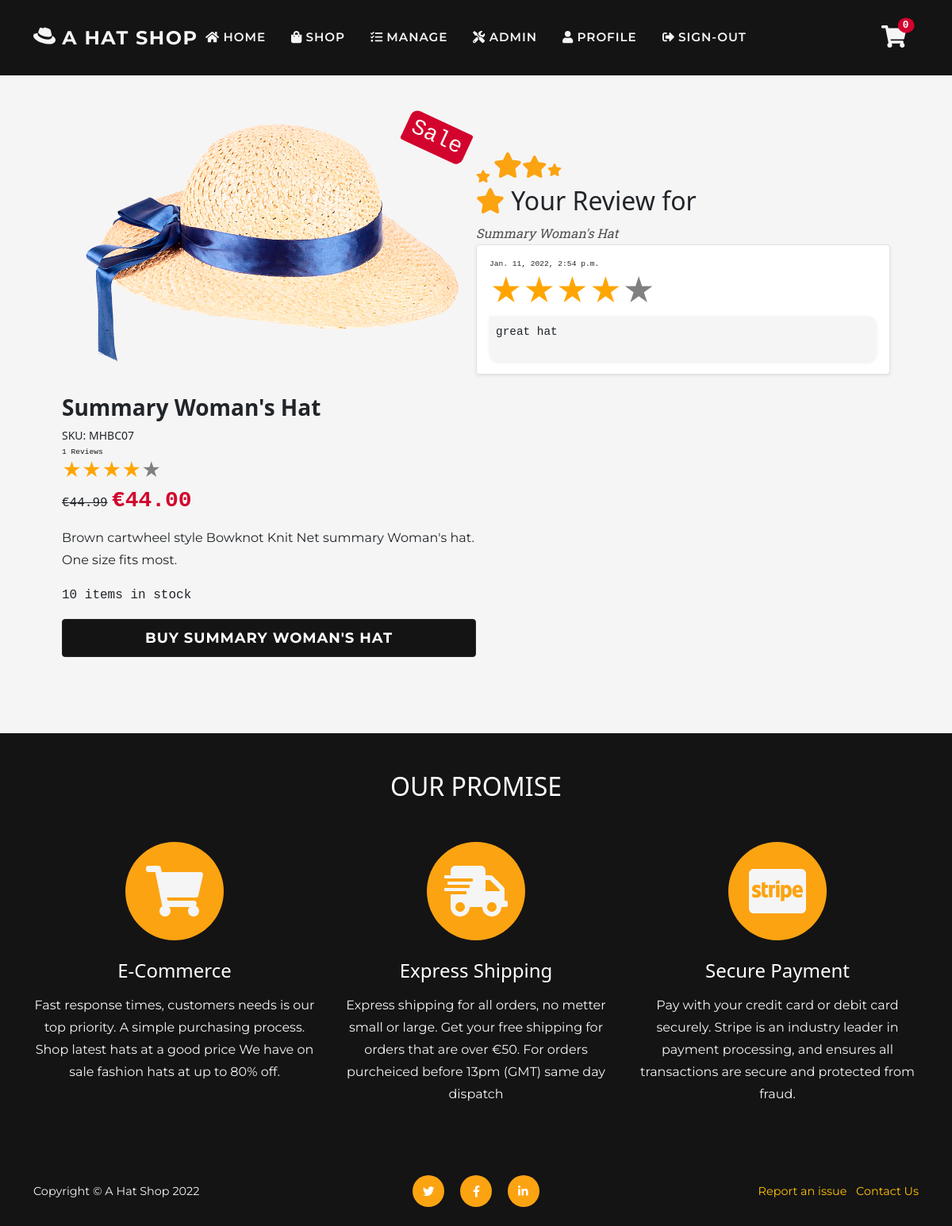
/review/2/?order_id=0E023E633B5E4FCC8E5B8CA8E9D73435 (signed in), run on the app's committed database.
### shop/models.py (models this page shows, shortened)
class Product(models.Model):
    sku = models.CharField(max_length=60)
    category = models.ForeignKey(
        'Category', null=True, blank=True,
        on_delete=models.SET_NULL)
    style = models.CharField(max_length=60)
    color = models.CharField(max_length=60)
    name = models.CharField(max_length=60)
    description = models.TextField(max_length=250)
    price = models.DecimalField(
        max_digits=6, decimal_places=2)
    image = models.ImageField(null=True, blank=True)
    sale = models.BooleanField(default=False)
    sale_price = models.DecimalField(
        max_digits=6, decimal_places=2,
        null=True, blank=True)
    item_count = models.IntegerField(
        blank=False, null=False, default=0)
    rating = models.DecimalField(
        max_digits=6, decimal_places=2,
        null=True, blank=True)
    rating_counter = models.PositiveSmallIntegerField(default=0)

### reviews/models.py (models this page shows, shortened)
class ProductReview(models.Model):
    CHOICES = [(i, i) for i in range(6)]
    user_profile = models.ForeignKey(
        User, on_delete=models.CASCADE,
        related_name='user_review')
    product = models.ForeignKey(
        Product, on_delete=models.CASCADE,
        related_name='product_review')
    rating = models.PositiveSmallIntegerField(
        default=5, choices=CHOICES)
    review = models.TextField(max_length=500)
    order = models.ForeignKey(
        Order, on_delete=models.CASCADE,
        related_name='order_review', null=True)
    date = models.DateTimeField(auto_now_add=True)

### reviews/views.py (the view, shortened to what this page needs)
# urls.py: path('<int:item_id>/', views.review_view, name='review_view'),
@login_required
def review_view(request, item_id):
    item = get_object_or_404(Product, pk=item_id)
    profile = request.user
    try:
        order_id = request.GET['order_id']
        order = profile.orders.get(order_number=order_id)
    except Order.DoesNotExist:
        return redirect(reverse('order_history', args=[order_id]))
    if not str(item.id) in order.items:
        messages.error(request, 'Wrong order number')
        return redirect(reverse('order_history', args=[order_id]))
    if not order.user_profile == profile:
        messages.error(request, 'Order number did not match')
        return redirect(reverse('home'))
    order_reviews = profile.user_review.filter(order__order_number=order_id)
    feedback_left = False
    rating = 0
    review = ''
    date = ''
    for i_review in order_reviews:
        if item.id == i_review.product.id:
            rating = i_review.rating
            review = i_review.review
            date = i_review.date
            feedback_left = True
    form = ReviewForm()
    context = {
        'feedback_left': feedback_left,
        'order_id': request.GET['order_id'],
        'rating': rating,
        'review': review,
        'form': form,
        'item': item,
        'date': date,
    }
    return render(request, 'review/leave-review.html', context)

### cart/contexts.py (called while the page is built, shortened)
def cart_contents(request):
    cart_items = []
    total = 0
    before = 0
    item_count = 0
    availability = 0
    cart = request.session.get('cart', {})
    if total < 50:
        delivery = total * Decimal(10 / 100)
        free_deivery = 50 * total
    else:
        delivery = 0
        free_deivery = 0
    delivery = round(delivery, 2)
    grand_total = delivery + total
    grand_total = round(grand_total, 2)
    context = {
        'cart_items': cart_items,
        'total': total,
        'before': before,
        'item_count': item_count,
        'delivery': delivery,
        'free_deivery': free_deivery,
        'deivery_treshold': 10,
        'grand_total': grand_total,
    }
    return context

### reviews/contexts.py (called while the page is built)
def review_context(request):
    review_items = ProductReview.objects.all()
    context = {
        'review_items': review_items,
    }
    return context

### support/contexts.py (called while the page is built, shortened)
def message_context(request):
    unread_messages_count = 0
    user_messages = None
    all_messages = Message.objects.all()
    if request.user.is_authenticated:
        profile = request.user
        user_messages = []
        if not request.user.is_superuser:
            if all_messages:
                issues = profile.user_support.all().exclude(status='Resolved')
        else:
            issues = CustomerSuport.objects.all()
        filtered_mesages = all_messages.exclude(
            user=profile).exclude(unread=False)
    context = {
        'unread_messages_count': unread_messages_count,
        'user_messages': user_messages,
    }
    return context

### reviews/templates/review/leave-review.html (shortened to what this page needs)
{% extends 'base.html' %}
{% load static %}
{% block page_header %}
<header class="py-5">
</header>
{% endblock %}
{% block content %}
<section class="page-section">
    <div class="container pb-5 px-lg-5">
        <div class="item d-md-flex">
            {% include 'includes/review-product.html' %}
            <div class="col-md-6 mt-5">
                {% if feedback_left %}
                <div class="star-fearure">
                    <span class="text-warning"><i class="fas fa-star"></i></span><span class="text-warning">
                        <i class="fas h2 fa-star"></i></span><span class="text-warning"><i
                            class="fas h3 fa-star"></i></span><span class="text-warning"><i
                            class="fas h6 fa-star"></i></span>
                </div>
                <h2><span class="text-warning"><i class="fas fa-star"></i></span> Your Review for</h2>
                <p class="m-0 text-muted text-italic text-capitalize">{{ item.name }}</p>
                 <div class="bg-white shadow-sm border rounded p-3">
                    <div>
                        <p class="m-0 time font-monospace">{{ date }}</p>
                        <div class="stars h1"
                            style="background-image: linear-gradient(to right, orange, orange {% widthratio rating 5 100 %}%, gray {% widthratio rating 5 100 %}%, gray 100%)">
                        </div>
                        <div class="text bg-light p-2 shadow-sm">
                            <p class="message font-monospace">{{ review}}</p>
                        </div>
                    </div>
                </div>
                {% endif %}
            </div>
        </div>
    </div>
</section>
{% endblock %}

### reviews/templates/includes/review-product.html (shortened to what this page needs)
{% load thumbnail %}
<div class="col-md-6 mb-4 mb-md-0">
    <div class="position-relative mb-3">
        {% thumbnail item.image "672" format="WEBP" as im %}
        <img class="card-img-top mb-md-0" src="{{ im.url }}"
        width="672" heiht="100%"
            alt="An image for product {{ item.name }} color {{ item.color }}" />
        {% endthumbnail %}
        {% if item.sale %}
        <div class="badge bg-danger text-white position-absolute w-auto" style="top: 0.5rem; right: 0.5rem">
            <h3 class="m-0 font-monospace">Sale</h3>
        </div>
        {% endif %}
    </div>
    <h3 class="fw-bolder text-capitalize">{{ item.name }}</h3>
    <div class="small mb-1">SKU: {{ item.sku }}</div>
    {% include 'includes/item-stars.html' %}
    <div class="fs-5 mb-3">
        {% if item.sale %}
        <span class="text-decoration-line-through h6 font-monospace">€{{ item.price }}</span>
        <span class="text-danger h3 fw-bolder font-monospace">€{{ item.sale_price }} </span>
        {% else %}
        <span class="font-monospace fw-bolder h3">€{{ item.price }} </span>
        {% endif %}
    </div>
    <p class="font-text">{{ item.description }}</p>
    {% if item.item_count == 0 %}
    <p class="text-danger font-monospace">{{ item.item_count }} Out of stock</p>
    {% elif item.item_count < 5 %} <p class="text-danger font-monospace">
        Only {{ item.item_count }} left in stock.
        </p>
        {% else %}
        <p class="font-monospace">{{ item.item_count }} items in stock</p>
        {% endif %}
        <a href="{% url 'shop_item' item.id %}" class="w-100 btn-xl btn text-uppercase btn-dark">Buy {{ item.name }}</a>
</div>

### reviews/templates/includes/item-stars.html (shortened to what this page needs)
<div class="star_container">
    {% if item.rating %}
    <div class="my-auto text-primary time font-monospace p-0 me-2">{{ item.rating_counter }} Reviews</div>
    <a href="{% url 'all_reviews' item.id %}"
    title="Go to {{ item.name }} reviews page"
    aria-label="A link to product {{ item.name }} reviews page">
    <div class="stars h4"
        style="background-image: linear-gradient(to right, orange, orange {% widthratio item.rating 5 100 %}%, gray {% widthratio item.rating 5 100 %}%, gray 100%)">
    </div>
    </a>
    {% else %}
    <div class="my-auto time font-monospace text-primary p-0 me-2">No Reviews yet</div>
    <div class="stars h4">
    </div>
    {% endif %}
</div>

### static/css/base.css (style rules this page uses)
:root { --bs-warning: #fca311; --bs-white: #ffffff; --bs-light: #f5f5f5; --bs-dark: #141414; --bs-danger: #d2042d; --bs-success: #6a994e; --bs-primary: #141414; --bs-secondary: #f5f5f5; --bs-primary-rgb: 20, 20, 20; --bs-secondary-rgb: 245, 245, 245; --bs-warning-rgb: 252, 163, 17; --bs-success-rgb: 106, 153, 78; --bs-danger-rgb: 210, 4, 45; --bs-white-rgb: 255, 255, 255; --bs-light-rgb: 245, 245, 245; --bs-dark-rgb: 20, 20, 20; }
.text-muted { color: #504f4f !important; }
.font-text { font-family: "Montserrat", sans-serif; }
.text-italic { font-weight: 400; font-style: italic; font-family: 'Roboto Slab', serif; }
html { scroll-padding-top: 4.5rem; scroll-behavior: smooth; }
body { position: relative; overflow-x: hidden; background-color: #f5f5f5; }
p { line-height: 1.75; }
a { color: blue; }
.text { border-radius: 0 12px 12px 12px; }
section, .page-section { padding: 3rem 0; min-height: 50vh; }
@media (min-width: 768px) { section { padding: 6rem 0; } }
.btn-xl { padding: .6rem; font-weight: 700; font-size: 1.125rem; max-width: 600px; width: 100%; }
.btn { font-family: "Montserrat", sans-serif; font-weight: 700; letter-spacing: .06rem; }
.btn-dark { background-color: #141414; }
.time { font-size: .6rem; }
.message { font-size: .9rem; }
.cart-conteiner .badge, .item .badge, .card .badge { transform: rotate(25deg); border-radius: 9px 3px; }
.card-img-top { padding: .5rem; }

### reviews/static/css/reviews.css (style rules this page uses)
.stars { background-clip: text; -webkit-background-clip: text; -webkit-text-fill-color: transparent; color: transparent; width: fit-content; }
.star_container a { text-decoration: none; }
a .stars { transition: all 250ms; }

### static/css/forms.css (style rules this page uses)
::placeholder { font-family: "Montserrat", sans-serif; font-weight: 700; color: #c5c5c5 !important; }

### data on the page
Product: name "Summary Woman's Hat", sku "MHBC07", rating_counter "1", price "44.99", sale_price "44.00", description "Brown cartwheel style Bowknot Knit Net summary Woman's hat. One size fits most.", item_count "10", name "SUMMARY WOMAN'S HAT"
ProductReview: date "Jan. 11, 2022, 2:54 p.m.", review "great hat"

### other printed values
{{ item_count }} "0"
